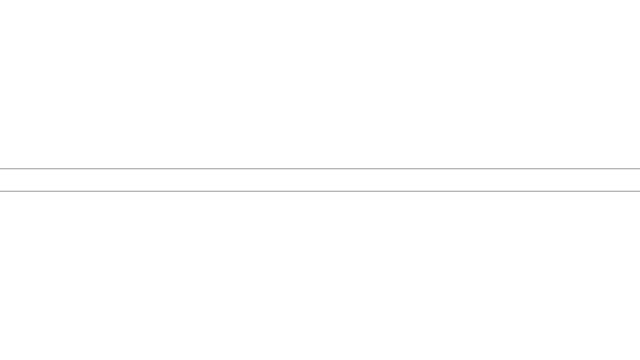
Frame 1 (no input)
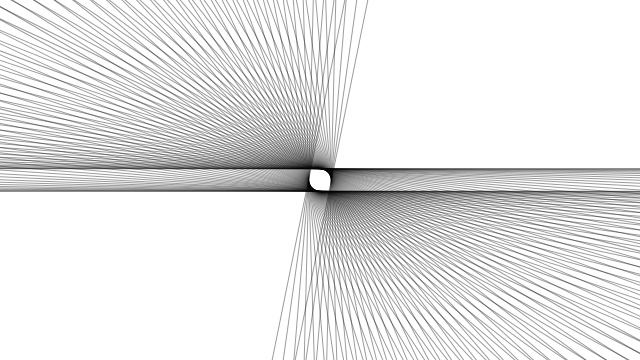
Frame 60 (no input)
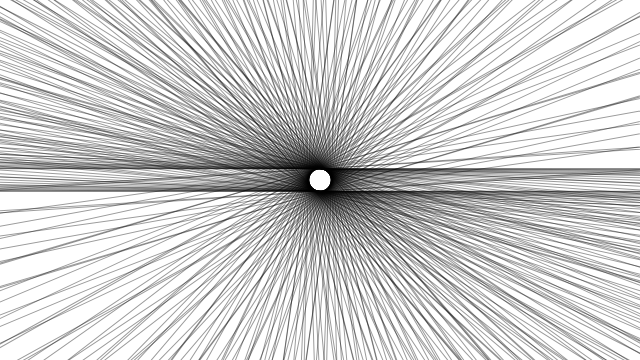
Frame 120 (the mouse pressed at the canvas centre since frame 60)

The p5.js sketch that drew these frames (run headless with seeded random() and noise() and a simulated clock; from frame 60 on, the mouse is pressed at the canvas centre):

// p5.js sketch
// ── sketch.js
// NoC c3 — single long rect with accelerating rotation; flips to white after a turn

let a = 0;
let aVel = 0;
const aAcc = 0.001;

function setup() {
  createCanvas(640, 360);
  background(255);
}

function draw() {
  a += aVel;
  aVel += aAcc;

  rectMode(CENTER);
  push();
  translate(width / 2, height / 2);
  rotate(a);
  if (a >= 100) {
    noStroke();
    fill(255, 100);
  } else {
    stroke(0, 100);
    noFill();
  }
  rect(0, 0, height * 2.5, height / 16);
  pop();
}
